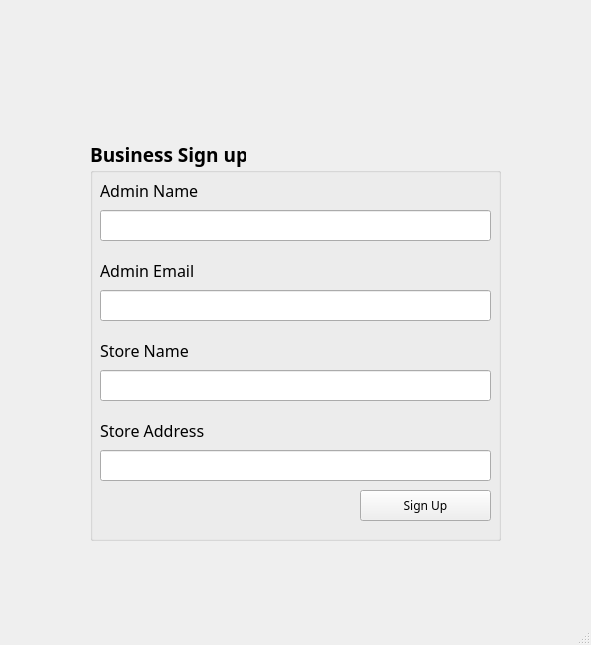
<?xml version="1.0" encoding="UTF-8"?>
<ui version="4.0">
 <class>NewAdminWin</class>
 <widget class="QMainWindow" name="NewAdminWin">
  <property name="geometry">
   <rect>
    <x>0</x>
    <y>0</y>
    <width>591</width>
    <height>645</height>
   </rect>
  </property>
  <property name="windowTitle">
   <string>MainWindow</string>
  </property>
  <widget class="QWidget" name="centralwidget">
   <widget class="QLabel" name="label">
    <property name="geometry">
     <rect>
      <x>170</x>
      <y>0</y>
      <width>281</width>
      <height>111</height>
     </rect>
    </property>
    <property name="text">
     <string/>
    </property>
    <property name="pixmap">
     <pixmap>../../Pictures/Saved Pictures/bobappLOGO.png</pixmap>
    </property>
    <property name="scaledContents">
     <bool>true</bool>
    </property>
   </widget>
   <widget class="QGroupBox" name="groupBox">
    <property name="geometry">
     <rect>
      <x>90</x>
      <y>140</y>
      <width>411</width>
      <height>401</height>
     </rect>
    </property>
    <property name="font">
     <font>
      <family>Century Gothic</family>
      <pointsize>14</pointsize>
      <weight>75</weight>
      <bold>true</bold>
     </font>
    </property>
    <property name="title">
     <string>Business Sign up</string>
    </property>
    <widget class="QLabel" name="label_2">
     <property name="geometry">
      <rect>
       <x>10</x>
       <y>40</y>
       <width>181</width>
       <height>21</height>
      </rect>
     </property>
     <property name="font">
      <font>
       <family>Century Gothic</family>
       <pointsize>12</pointsize>
       <weight>50</weight>
       <bold>false</bold>
      </font>
     </property>
     <property name="text">
      <string>Admin Name</string>
     </property>
    </widget>
    <widget class="QLineEdit" name="lineEdit">
     <property name="geometry">
      <rect>
       <x>10</x>
       <y>70</y>
       <width>391</width>
       <height>31</height>
      </rect>
     </property>
     <property name="font">
      <font>
       <pointsize>12</pointsize>
       <weight>50</weight>
       <bold>false</bold>
      </font>
     </property>
    </widget>
    <widget class="QLabel" name="label_3">
     <property name="geometry">
      <rect>
       <x>10</x>
       <y>120</y>
       <width>181</width>
       <height>21</height>
      </rect>
     </property>
     <property name="font">
      <font>
       <family>Century Gothic</family>
       <pointsize>12</pointsize>
       <weight>50</weight>
       <bold>false</bold>
      </font>
     </property>
     <property name="text">
      <string>Admin Email</string>
     </property>
    </widget>
    <widget class="QLineEdit" name="lineEdit_2">
     <property name="geometry">
      <rect>
       <x>10</x>
       <y>150</y>
       <width>391</width>
       <height>31</height>
      </rect>
     </property>
     <property name="font">
      <font>
       <pointsize>12</pointsize>
       <weight>50</weight>
       <bold>false</bold>
      </font>
     </property>
    </widget>
    <widget class="QLabel" name="label_4">
     <property name="geometry">
      <rect>
       <x>10</x>
       <y>200</y>
       <width>181</width>
       <height>21</height>
      </rect>
     </property>
     <property name="font">
      <font>
       <family>Century Gothic</family>
       <pointsize>12</pointsize>
       <weight>50</weight>
       <bold>false</bold>
      </font>
     </property>
     <property name="text">
      <string>Store Name</string>
     </property>
    </widget>
    <widget class="QLineEdit" name="lineEdit_3">
     <property name="geometry">
      <rect>
       <x>10</x>
       <y>230</y>
       <width>391</width>
       <height>31</height>
      </rect>
     </property>
     <property name="font">
      <font>
       <pointsize>12</pointsize>
       <weight>50</weight>
       <bold>false</bold>
      </font>
     </property>
    </widget>
    <widget class="QLabel" name="label_5">
     <property name="geometry">
      <rect>
       <x>10</x>
       <y>280</y>
       <width>181</width>
       <height>21</height>
      </rect>
     </property>
     <property name="font">
      <font>
       <family>Century Gothic</family>
       <pointsize>12</pointsize>
       <weight>50</weight>
       <bold>false</bold>
      </font>
     </property>
     <property name="text">
      <string>Store Address</string>
     </property>
    </widget>
    <widget class="QLineEdit" name="lineEdit_4">
     <property name="geometry">
      <rect>
       <x>10</x>
       <y>310</y>
       <width>391</width>
       <height>31</height>
      </rect>
     </property>
     <property name="font">
      <font>
       <pointsize>12</pointsize>
       <weight>50</weight>
       <bold>false</bold>
      </font>
     </property>
    </widget>
    <widget class="QPushButton" name="pushButton">
     <property name="geometry">
      <rect>
       <x>270</x>
       <y>350</y>
       <width>131</width>
       <height>31</height>
      </rect>
     </property>
     <property name="font">
      <font>
       <family>Century Gothic</family>
       <pointsize>9</pointsize>
       <weight>50</weight>
       <bold>false</bold>
      </font>
     </property>
     <property name="text">
      <string>Sign Up</string>
     </property>
    </widget>
   </widget>
  </widget>
  <widget class="QMenuBar" name="menubar">
   <property name="geometry">
    <rect>
     <x>0</x>
     <y>0</y>
     <width>591</width>
     <height>21</height>
    </rect>
   </property>
  </widget>
  <widget class="QStatusBar" name="statusbar"/>
 </widget>
 <resources/>
 <connections/>
</ui>
